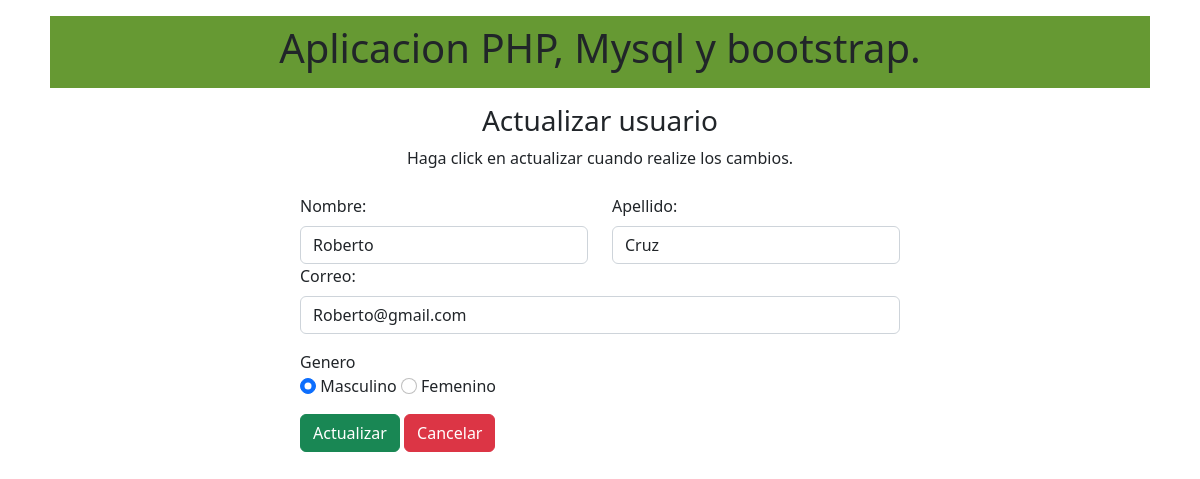
Page /actualizar.php?id=11 on the committed database.
### tables this page shows
CREATE TABLE `crud` (
  `id` int(4) NOT NULL,
  `nombre` varchar(100) NOT NULL,
  `apellido` varchar(100) NOT NULL,
  `correo` varchar(100) NOT NULL,
  `genero` text NOT NULL
);

### actualizar.php (the view, shortened to what this page needs)
<?php
$enlace = mysqli_connect("$host", "$user", "$password", "$base", "$db_port");
if (isset( $_REQUEST["id"])){
    $id=  $_REQUEST["id" ];
    $sql = "select * from crud where `id`='$id'";
    $result = mysqli_query($enlace, $sql);
    $row = mysqli_fetch_assoc($result);
    }
?>
<!DOCTYPE html>
<html lang="en">
<head>
    <link href="https://cdn.jsdelivr.net/npm/bootstrap@5.2.1/dist/css/bootstrap.min.css" rel="stylesheet">
</head>
<body>
<div class="container-fluid col-11 mb-3 mt-3" style="background-color: #669933;" >
<nav class="navbar navar-light justify-content-center" > <h1>Aplicacion PHP, Mysql y bootstrap.</h1>
</nav>
</div>
<div class="container">
    <div class="text-center mb-4">
        <h3>Actualizar usuario</h3>
        <p class="tex-muted">Haga click en actualizar cuando realize los cambios.</p>
    </div>
</div>
<div class="container d-flex justify-content-center">
    <form action="" style="width: 50vw; min-width: 300px" >
    <div class="row">
        <div class="col">
            <label for="nombre" class="form-label" >
            Nombre:
            </label>
            <input type="text" class="form-control" name="nombre" value="<?php echo $row['nombre']?>">
        </div>
        <div class="col">
            <label for="apellido" class="form-label" >
            Apellido:
            </label>
            <input type="text" class="form-control" name="apellido" value="<?php echo $row['apellido']?>">
        </div>
    </div>
        <div class="mb-3">
            <label for="mail" class="form-label" >
            Correo:
            </label>
            <input type="mail" class="form-control" name="mail" value="<?php echo $row['correo']?>">
        </div>
<div class="form-group mb-3">
    <label>Genero</label><br>
    <input type="radio" class="form-check-input" name="genero" id="masculino" value="masculino" <?php if($row['genero'] == "masculino"){echo "checked";}?>>
    <label for="masculino" class="form-input-label" >Masculino</label>
    <input type="radio" class="form-check-input " name="genero" id="femenino" value="femenino" <?php if($row['genero'] == "femenino"){echo "checked";}?>>
    <label for="femenino" class="form-input-label"  >Femenino</label>
</div>
<div>
    <button type="submit" class="btn btn-success" name="submit" value="submit">Actualizar</button>
    <a href="index.php" class="btn btn-danger">Cancelar</a>
</div>
    </form>
</div>
</body>
</html>

### rows in the picture
crud: nombre "Roberto", apellido "Cruz", mail "Roberto@gmail.com", genero "☑ Masculino", genero "☐ Femenino"
